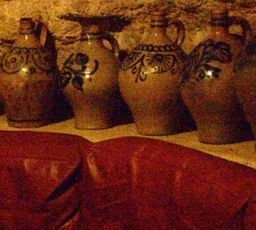
#> input picture test3a.jpg, 256 x 230 px, shrunk from 400 x 360 before the run
$ python ip.py
#> lines starting #> are read from the running program, lines starting #| are printed output that depends on the picture
#> the answer given: 3
#> the answer given: 3
#> the answer given: 3
import cv2
import numpy as np
import math
import os

#gaussian function where we need divisor
def gaussian(mask,stdev):
	power = -0.5 * (np.square(mask/stdev))
	divisor = stdev * math.sqrt(2 * math.pi )
	result = np.exp(power)/divisor
	return result

#2d array of gaussian weights for distances which we can reuse for efficiency
def get2dKernel(d,stdev):
	arr = [[i] for i in range(d//2,-1,-1)]
	if d % 2 == 1:
		a = np.array(arr + arr[:-1][::-1])
	else:
		a = np.array(arr[:-1] + arr[:-1][::-1])
	k = gaussian(a,stdev)
	k = k/np.sum(k)
	x = np.stack((k,)*3, axis=-1)
	y = x.reshape((1,d,3))
	b = np.ones((d,d,3))
	return x * y * b

#the joint bilateral filter for one pixel
def jointBilateralPix(flash,noFlash,d,x,y,stdevC,stdevD,distanceKernel):
	#find ranges of mask
	if d % 2 == 0:
		low_x = x - (d//2)
		low_y = y - (d//2)
	else:
		low_x = x - (d//2 +1)
		low_y = y - (d//2 +1)
	high_x = x + (d//2)
	high_y = y + (d//2)
	#handle edge cases where the mask goes out of range
	add_x=add_y=cut_x=cut_y = 0
	if low_x < 0:
		add_x = abs(low_x)
		low_x = 0
	if low_y < 0:
		add_y = abs(low_y)
		low_y = 0
	if high_x > (flash.shape[0] -1):
		cut_x = high_x - (flash.shape[0] -1)
		high_x = flash.shape[0] -1
	if high_y > flash.shape[1] - 1:
		cut_y = high_y - (flash.shape[1] -1)
		high_y = flash.shape[1] -1
	#find the sum of the gaussian functions
	total= np.zeros(3)
	totalDivisor= np.zeros(3)
	colorGauss = np.zeros(3)
	colour = flash[x,y]
	# get gaussian masks
	colourMask = gaussian(flash[low_x:high_x,low_y:high_y] - colour,stdevC)
	distanceMask = distanceKernel[add_x:d-cut_x,add_y:d-cut_y]
	mask =  distanceMask * colourMask
	total = np.sum(mask * noFlash[low_x:high_x,low_y:high_y], axis = (0,1))
	totalDiv = np.sum(mask, axis = (0,1))

	return total/totalDiv

#joint bilateral function RGB colour space
def jointBilateral(flash,noFlash,d,stdevC,stdevD):
	flash = flash.astype(float)
	noFlash = noFlash.astype(float)
	newImg = np.zeros((flash.shape[0],flash.shape[1],3),dtype = np.uint8)
	distanceKernel = get2dKernel(d,stdevD)
	for i in range(flash.shape[0]):
		for j in range(flash.shape[1]):
			newImg[i,j] = jointBilateralPix(flash,noFlash,d,i,j,stdevC,stdevD,distanceKernel)
	return newImg

#joint bileteral function CIELAB colour space
def jointBilateralCIE(flash,noFlash,d,stdevC,stdevD):
	flash = cv2.cvtColor(flash,cv2.COLOR_BGR2XYZ)
	noFlash = cv2.cvtColor(noFlash,cv2.COLOR_BGR2XYZ)
	newImg = jointBilateral(flash,noFlash,d,stdevC,stdevD)
	return cv2.cvtColor(newImg,cv2.COLOR_XYZ2BGR)

#does the joint bilateral filter on the two test images with given parameters
#writes the image to file
def run(diam,stdevC,stdevD):
#> called with diam = 3, stdevC = 3, stdevD = 3
	noFlashImg = cv2.imread('./test3a.jpg', cv2.IMREAD_COLOR)#.astype(float)
#> noFlashImg is the input picture: shape (230, 256, 3); mean B, G, R 19, 38.8, 101.3
	flashImg = cv2.imread('./test3b.jpg', cv2.IMREAD_COLOR)#.astype(float)
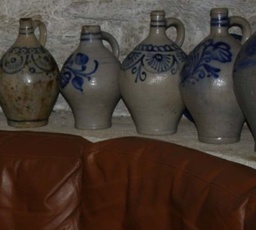
#> input picture test3b.jpg, 256 x 230 px, shrunk from 400 x 360 before the run
#> flashImg is the input picture: shape (230, 256, 3); mean B, G, R 48.5, 56.8, 69.6
	filteredImg = jointBilateral(flashImg,noFlashImg,diam,stdevC,stdevD)
#> the loop in jointBilateral, `for i in range(flash.shape[0]):` made 230 passes
#> after the loop in jointBilateral, `for i in range(flash.shape[0]):`:
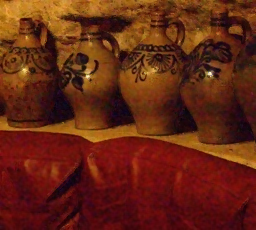
#> newImg: shape (230, 256, 3); mean B, G, R 18.5, 38.4, 101
	name =   'jointBilat' + str(diam) + '_' + str(stdevC) + '_' + str(stdevD) +'.png'
	path = 'C:/Users/rowan/Documents/uni_year_2/image processing/coursework'
	cv2.imwrite(os.path.join(path,name),filteredImg)
	return name
# for testing with input from user
def main():
	diam = int(input('Enter diameter: '))
	stdevC = float(input('Enter sigma colour: '))
	stdevD = float(input('Enter sigma space: '))
	try:
		fileName = run(diam,stdevC,stdevD)
	except Exception as e:
		print('Error: ',str(e))
main()
